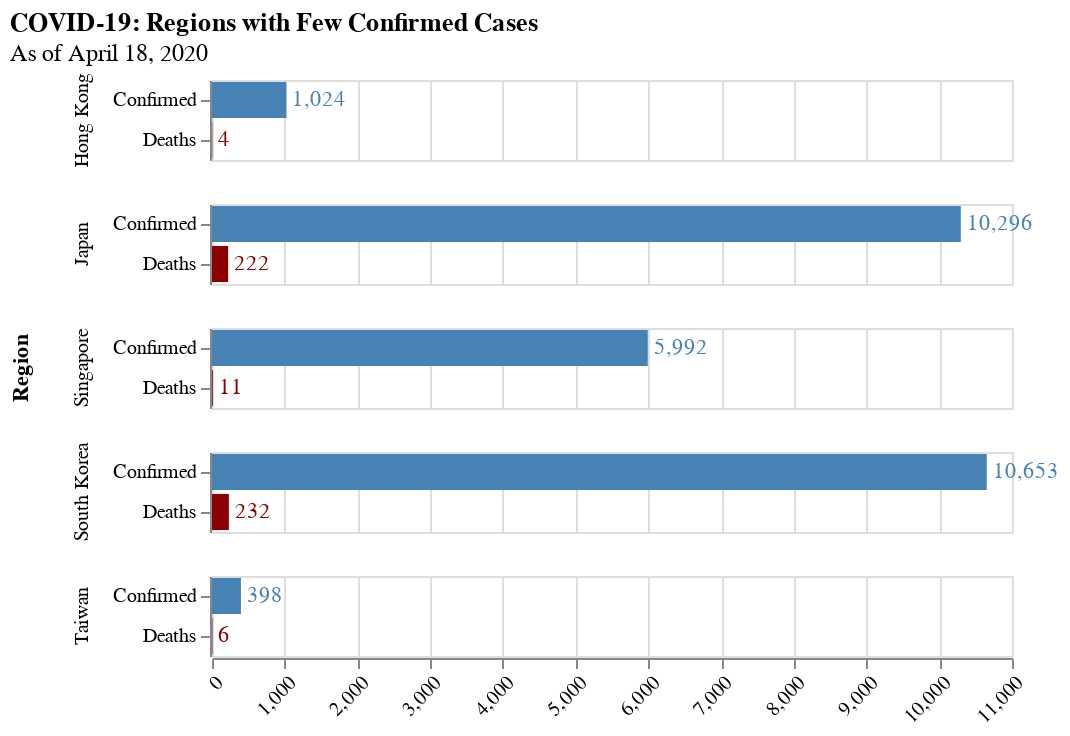

Notebook cell for this chart:
### Code cell
# Confirmed and Deaths, Small Regions
regions_small = Places([taiwan, singapore, southkorea, japan, hongkong])
plot_group_qtys(regions_small, 'COVID-19: Regions with Few Confirmed Cases')

### Figure 1 — Vega-Lite specification as saved in the notebook (floating-point values rounded to 4 significant figures)
{"config": {"view": {"continuousWidth": 400, "continuousHeight": 300}, "axisX": {"labelAngle": -45, "title": null}, "axisY": {"title": null}}, "data": {"name": "data-4026ba76213e91b8531f0ec0d08263f4"}, "facet": {"row": {"type": "nominal", "field": "Region"}}, "spec": {"layer": [{"mark": "bar", "encoding": {"color": {"type": "nominal", "field": "Case Type", "legend": null, "scale": {"range": ["steelblue", "darkred"]}}, "x": {"type": "quantitative", "field": "Count"}, "y": {"type": "nominal", "field": "Case Type"}}}, {"mark": {"type": "text", "align": "left", "baseline": "middle", "dx": 3}, "encoding": {"color": {"type": "nominal", "field": "Case Type", "legend": null, "scale": {"range": ["steelblue", "darkred"]}}, "text": {"type": "quantitative", "field": "Count", "format": ","}, "x": {"type": "quantitative", "field": "Count"}, "y": {"type": "nominal", "field": "Case Type"}}}]}, "title": {"text": "COVID-19: Regions with Few Confirmed Cases", "subtitle": "As of April 18, 2020"}, "$schema": "https://vega.github.io/schema/vega-lite/v4.8.1.json", "datasets": {"data-4026ba76213e91b8531f0ec0d08263f4": [{"Region": "Taiwan", "Count": 398, "Case Type": "Confirmed"}, {"Region": "Taiwan", "Count": 6, "Case Type": "Deaths"}, {"Region": "Singapore", "Count": 5992, "Case Type": "Confirmed"}, {"Region": "Singapore", "Count": 11, "Case Type": "Deaths"}, {"Region": "South Korea", "Count": 10653, "Case Type": "Confirmed"}, {"Region": "South Korea", "Count": 232, "Case Type": "Deaths"}, {"Region": "Japan", "Count": 10296, "Case Type": "Confirmed"}, {"Region": "Japan", "Count": 222, "Case Type": "Deaths"}, {"Region": "Hong Kong", "Count": 1024, "Case Type": "Confirmed"}, {"Region": "Hong Kong", "Count": 4, "Case Type": "Deaths"}]}}
